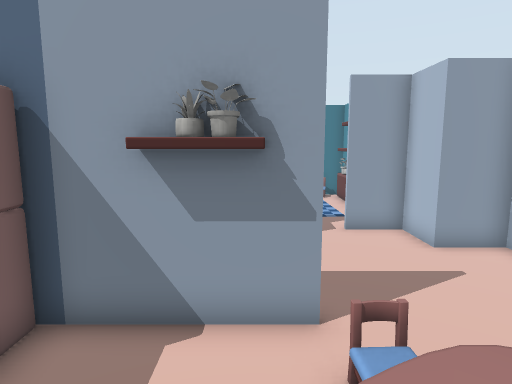
View 1 (above)

12 first-person views from a walk through a scene from a Unity 3-D project. The camera is 1.4 m above the floor, tilts 8° down and sees 75° across. The floor is counted in squares, 0.5 m on a side. Each view is taken from the middle of a square. On the plan, view 1 faces up. The plan holds only what a view shows up to about 20 squares ahead; the rest is blank. Some surface patterns are stand-ins.

View 2
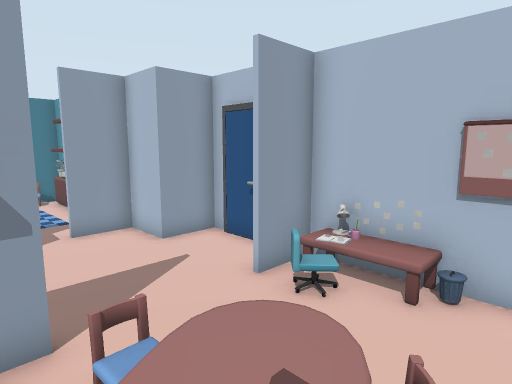

View 3
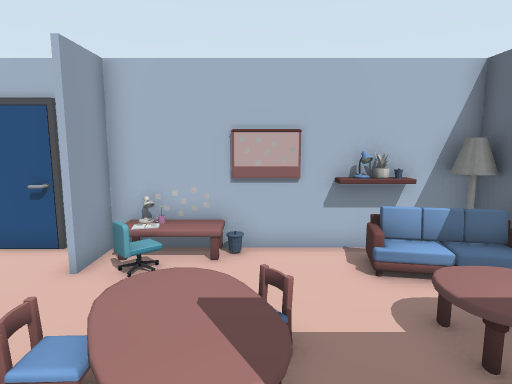

View 4
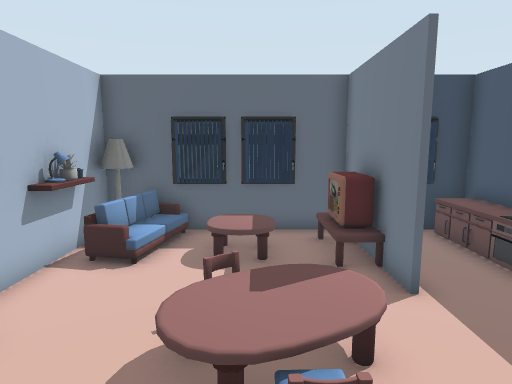

View 5
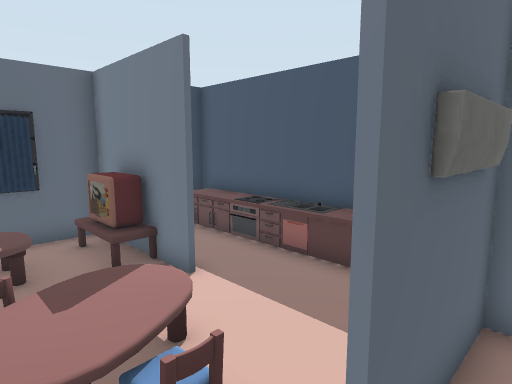

View 6
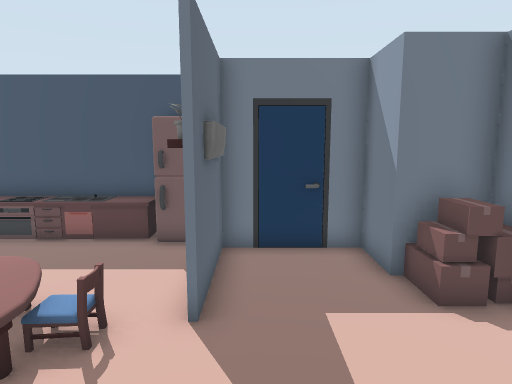

View 7
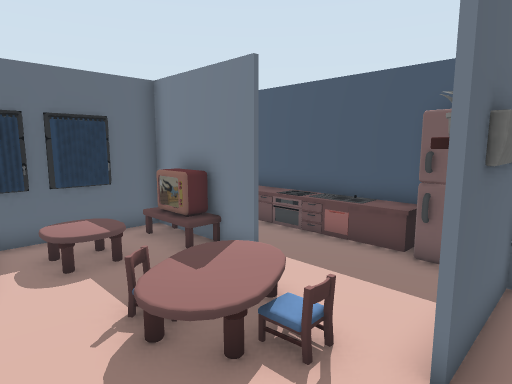

View 8
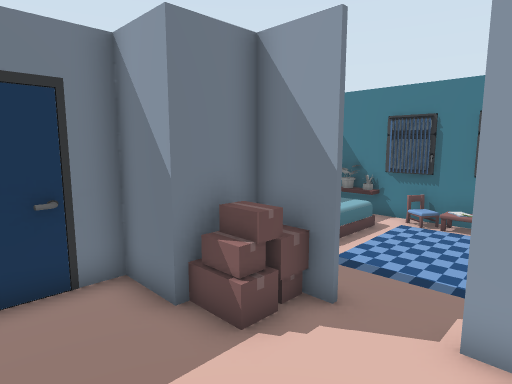

View 9
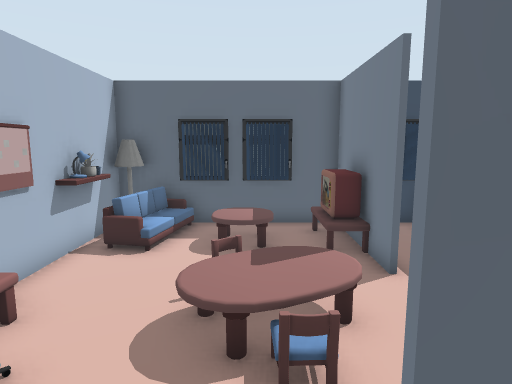

View 10
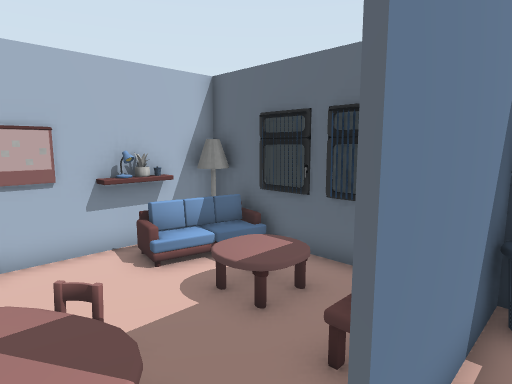

View 11
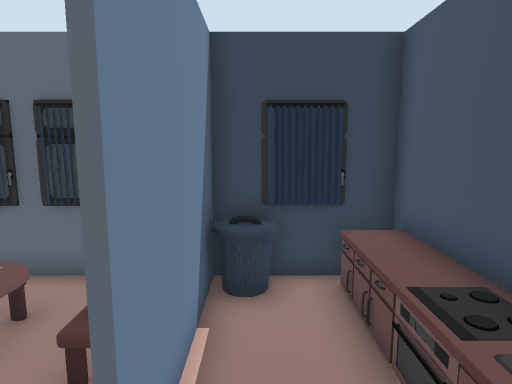

View 12
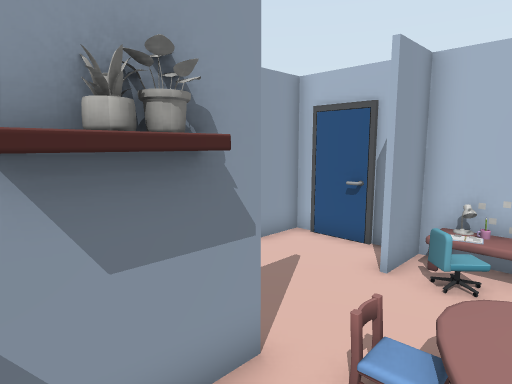

### Floor plan
Key: @ floor where view 1 was taken; # wall or solid block; . floor; / step, stairs or slope; = window, fence, low wall or low ledge; ^ raised ledge; v drop or lower ground; O other object.
Columns run from 5 left of view 1 to 7 right of it. Each row starts with its distance up from view 1.
 19  ######  ##
 18    ..//  O#
 17     /... O#
 16     .....O
 15     .....
 14     .....
 13      ....
 12      ....OO
 11     #O..###
 10     #O....#
  9   ###.....###
  8   #.........#
  7   #.........#
  6   #.........#
  5  ###OO....###
  4  OO.OO....OO#
  3 #OO....O...O#
  2 ^^....OOO..O#
  1 #=....OO....#
  0 #O..#@......#
 -1 #O..#......OO
 -2 ^^..#O.OO.OOO
 -3 ^^..#O.OO.OOv
 -4 ^^.O# ....OO#
 -5 ###########O#

Where each view was taken, in squares from view 1:
view 1: 0 up, 0 right, facing up
view 2: 0 up, 0 right, facing up-right
view 3: 1 up, 2 left, facing right
view 4: 6 up, 2 right, facing down
view 5: 6 up, 3 right, facing down-left
view 6: 6 up, 6 right, facing left
view 7: 6 up, 5 right, facing down-left
view 8: 6 up, 4 right, facing up-left
view 9: 7 up, 2 right, facing down
view 10: 2 up, 2 left, facing down-right
view 11: 2 up, 2 left, facing down
view 12: 2 up, 2 left, facing up-right
